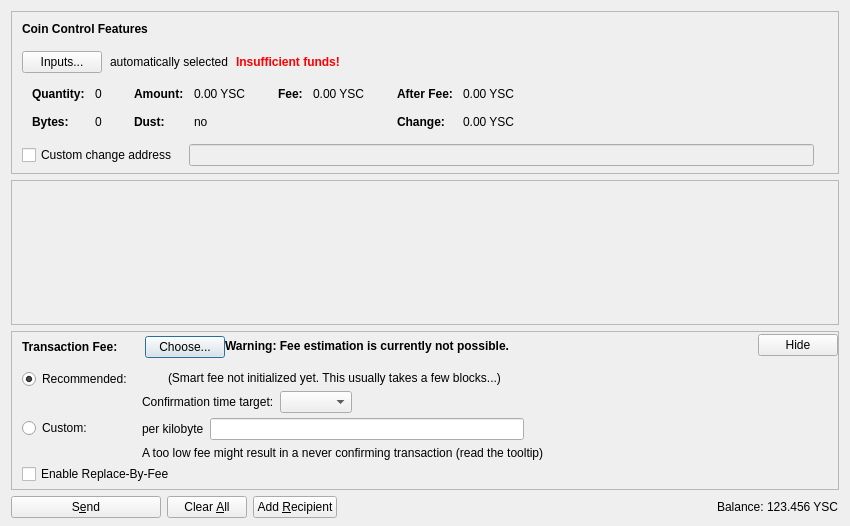
<?xml version="1.0" encoding="UTF-8"?>
<ui version="4.0">
 <class>SendCoinsDialog</class>
 <widget class="QDialog" name="SendCoinsDialog">
  <property name="geometry">
   <rect>
    <x>0</x>
    <y>0</y>
    <width>850</width>
    <height>526</height>
   </rect>
  </property>
  <property name="windowTitle">
   <string>Send Coins</string>
  </property>
  <layout class="QVBoxLayout" name="verticalLayout" stretch="0,1,0,0">
   <property name="bottomMargin">
    <number>8</number>
   </property>
   <item>
    <widget class="QFrame" name="frameCoinControl">
     <property name="sizePolicy">
      <sizepolicy hsizetype="Expanding" vsizetype="Expanding">
       <horstretch>0</horstretch>
       <verstretch>0</verstretch>
      </sizepolicy>
     </property>
     <property name="maximumSize">
      <size>
       <width>16777215</width>
       <height>16777215</height>
      </size>
     </property>
     <property name="frameShape">
      <enum>QFrame::StyledPanel</enum>
     </property>
     <property name="frameShadow">
      <enum>QFrame::Sunken</enum>
     </property>
     <layout class="QVBoxLayout" name="verticalLayoutCoinControl2">
      <property name="spacing">
       <number>0</number>
      </property>
      <property name="leftMargin">
       <number>0</number>
      </property>
      <property name="topMargin">
       <number>0</number>
      </property>
      <property name="rightMargin">
       <number>0</number>
      </property>
      <property name="bottomMargin">
       <number>6</number>
      </property>
      <item>
       <layout class="QVBoxLayout" name="verticalLayoutCoinControl" stretch="0,0,0,0,1">
        <property name="spacing">
         <number>0</number>
        </property>
        <property name="leftMargin">
         <number>10</number>
        </property>
        <property name="topMargin">
         <number>10</number>
        </property>
        <item>
         <layout class="QHBoxLayout" name="horizontalLayoutCoinControl1">
          <property name="bottomMargin">
           <number>15</number>
          </property>
          <item>
           <widget class="QLabel" name="labelCoinControlFeatures">
            <property name="sizePolicy">
             <sizepolicy hsizetype="Preferred" vsizetype="Maximum">
              <horstretch>0</horstretch>
              <verstretch>0</verstretch>
             </sizepolicy>
            </property>
            <property name="font">
             <font>
              <weight>75</weight>
              <bold>true</bold>
             </font>
            </property>
            <property name="styleSheet">
             <string notr="true">font-weight:bold;</string>
            </property>
            <property name="text">
             <string>Coin Control Features</string>
            </property>
           </widget>
          </item>
         </layout>
        </item>
        <item>
         <layout class="QHBoxLayout" name="horizontalLayoutCoinControl2" stretch="0,0,0,0">
          <property name="spacing">
           <number>8</number>
          </property>
          <property name="bottomMargin">
           <number>10</number>
          </property>
          <item>
           <widget class="QPushButton" name="pushButtonCoinControl">
            <property name="styleSheet">
             <string notr="true"/>
            </property>
            <property name="text">
             <string>Inputs...</string>
            </property>
            <property name="autoDefault">
             <bool>false</bool>
            </property>
           </widget>
          </item>
          <item>
           <widget class="QLabel" name="labelCoinControlAutomaticallySelected">
            <property name="text">
             <string>automatically selected</string>
            </property>
            <property name="margin">
             <number>5</number>
            </property>
           </widget>
          </item>
          <item>
           <widget class="QLabel" name="labelCoinControlInsuffFunds">
            <property name="font">
             <font>
              <weight>75</weight>
              <bold>true</bold>
             </font>
            </property>
            <property name="styleSheet">
             <string notr="true">color:red;font-weight:bold;</string>
            </property>
            <property name="text">
             <string>Insufficient funds!</string>
            </property>
            <property name="margin">
             <number>5</number>
            </property>
           </widget>
          </item>
          <item>
           <spacer name="horizontalSpacerCoinControl">
            <property name="orientation">
             <enum>Qt::Horizontal</enum>
            </property>
            <property name="sizeHint" stdset="0">
             <size>
              <width>40</width>
              <height>1</height>
             </size>
            </property>
           </spacer>
          </item>
         </layout>
        </item>
        <item>
         <widget class="QWidget" name="widgetCoinControl" native="true">
          <property name="sizePolicy">
           <sizepolicy hsizetype="Preferred" vsizetype="Preferred">
            <horstretch>0</horstretch>
            <verstretch>0</verstretch>
           </sizepolicy>
          </property>
          <property name="minimumSize">
           <size>
            <width>0</width>
            <height>0</height>
           </size>
          </property>
          <property name="styleSheet">
           <string notr="true"/>
          </property>
          <layout class="QHBoxLayout" name="horizontalLayoutCoinControl5">
           <property name="leftMargin">
            <number>0</number>
           </property>
           <property name="topMargin">
            <number>0</number>
           </property>
           <property name="rightMargin">
            <number>0</number>
           </property>
           <property name="bottomMargin">
            <number>0</number>
           </property>
           <item>
            <layout class="QHBoxLayout" name="horizontalLayoutCoinControl3" stretch="0,0,0,1">
             <property name="spacing">
              <number>20</number>
             </property>
             <property name="topMargin">
              <number>0</number>
             </property>
             <property name="bottomMargin">
              <number>10</number>
             </property>
             <item>
              <layout class="QFormLayout" name="formLayoutCoinControl1">
               <property name="horizontalSpacing">
                <number>10</number>
               </property>
               <property name="verticalSpacing">
                <number>14</number>
               </property>
               <property name="leftMargin">
                <number>10</number>
               </property>
               <property name="topMargin">
                <number>4</number>
               </property>
               <property name="rightMargin">
                <number>6</number>
               </property>
               <item row="0" column="0">
                <widget class="QLabel" name="labelCoinControlQuantityText">
                 <property name="font">
                  <font>
                   <weight>75</weight>
                   <bold>true</bold>
                  </font>
                 </property>
                 <property name="text">
                  <string>Quantity:</string>
                 </property>
                 <property name="margin">
                  <number>0</number>
                 </property>
                </widget>
               </item>
               <item row="0" column="1">
                <widget class="QLabel" name="labelCoinControlQuantity">
                 <property name="cursor">
                  <cursorShape>IBeamCursor</cursorShape>
                 </property>
                 <property name="contextMenuPolicy">
                  <enum>Qt::ActionsContextMenu</enum>
                 </property>
                 <property name="text">
                  <string notr="true">0</string>
                 </property>
                 <property name="margin">
                  <number>0</number>
                 </property>
                 <property name="textInteractionFlags">
                  <set>Qt::LinksAccessibleByMouse|Qt::TextSelectableByKeyboard|Qt::TextSelectableByMouse</set>
                 </property>
                </widget>
               </item>
               <item row="1" column="0">
                <widget class="QLabel" name="labelCoinControlBytesText">
                 <property name="font">
                  <font>
                   <weight>75</weight>
                   <bold>true</bold>
                  </font>
                 </property>
                 <property name="text">
                  <string>Bytes:</string>
                 </property>
                </widget>
               </item>
               <item row="1" column="1">
                <widget class="QLabel" name="labelCoinControlBytes">
                 <property name="cursor">
                  <cursorShape>IBeamCursor</cursorShape>
                 </property>
                 <property name="contextMenuPolicy">
                  <enum>Qt::ActionsContextMenu</enum>
                 </property>
                 <property name="text">
                  <string notr="true">0</string>
                 </property>
                 <property name="textInteractionFlags">
                  <set>Qt::LinksAccessibleByMouse|Qt::TextSelectableByKeyboard|Qt::TextSelectableByMouse</set>
                 </property>
                </widget>
               </item>
              </layout>
             </item>
             <item>
              <layout class="QFormLayout" name="formLayoutCoinControl2">
               <property name="horizontalSpacing">
                <number>10</number>
               </property>
               <property name="verticalSpacing">
                <number>14</number>
               </property>
               <property name="leftMargin">
                <number>6</number>
               </property>
               <property name="topMargin">
                <number>4</number>
               </property>
               <property name="rightMargin">
                <number>6</number>
               </property>
               <item row="0" column="0">
                <widget class="QLabel" name="labelCoinControlAmountText">
                 <property name="font">
                  <font>
                   <weight>75</weight>
                   <bold>true</bold>
                  </font>
                 </property>
                 <property name="text">
                  <string>Amount:</string>
                 </property>
                 <property name="margin">
                  <number>0</number>
                 </property>
                </widget>
               </item>
               <item row="0" column="1">
                <widget class="QLabel" name="labelCoinControlAmount">
                 <property name="cursor">
                  <cursorShape>IBeamCursor</cursorShape>
                 </property>
                 <property name="contextMenuPolicy">
                  <enum>Qt::ActionsContextMenu</enum>
                 </property>
                 <property name="text">
                  <string notr="true">0.00 YSC</string>
                 </property>
                 <property name="textInteractionFlags">
                  <set>Qt::LinksAccessibleByMouse|Qt::TextSelectableByKeyboard|Qt::TextSelectableByMouse</set>
                 </property>
                </widget>
               </item>
               <item row="1" column="0">
                <widget class="QLabel" name="labelCoinControlLowOutputText">
                 <property name="font">
                  <font>
                   <weight>75</weight>
                   <bold>true</bold>
                  </font>
                 </property>
                 <property name="text">
                  <string>Dust:</string>
                 </property>
                </widget>
               </item>
               <item row="1" column="1">
                <widget class="QLabel" name="labelCoinControlLowOutput">
                 <property name="cursor">
                  <cursorShape>IBeamCursor</cursorShape>
                 </property>
                 <property name="contextMenuPolicy">
                  <enum>Qt::ActionsContextMenu</enum>
                 </property>
                 <property name="text">
                  <string notr="true">no</string>
                 </property>
                 <property name="textInteractionFlags">
                  <set>Qt::LinksAccessibleByMouse|Qt::TextSelectableByKeyboard|Qt::TextSelectableByMouse</set>
                 </property>
                </widget>
               </item>
              </layout>
             </item>
             <item>
              <layout class="QFormLayout" name="formLayoutCoinControl3">
               <property name="horizontalSpacing">
                <number>10</number>
               </property>
               <property name="verticalSpacing">
                <number>14</number>
               </property>
               <property name="leftMargin">
                <number>6</number>
               </property>
               <property name="topMargin">
                <number>4</number>
               </property>
               <property name="rightMargin">
                <number>6</number>
               </property>
               <item row="0" column="0">
                <widget class="QLabel" name="labelCoinControlFeeText">
                 <property name="font">
                  <font>
                   <weight>75</weight>
                   <bold>true</bold>
                  </font>
                 </property>
                 <property name="text">
                  <string>Fee:</string>
                 </property>
                 <property name="margin">
                  <number>0</number>
                 </property>
                </widget>
               </item>
               <item row="0" column="1">
                <widget class="QLabel" name="labelCoinControlFee">
                 <property name="cursor">
                  <cursorShape>IBeamCursor</cursorShape>
                 </property>
                 <property name="contextMenuPolicy">
                  <enum>Qt::ActionsContextMenu</enum>
                 </property>
                 <property name="text">
                  <string notr="true">0.00 YSC</string>
                 </property>
                 <property name="textInteractionFlags">
                  <set>Qt::LinksAccessibleByMouse|Qt::TextSelectableByKeyboard|Qt::TextSelectableByMouse</set>
                 </property>
                </widget>
               </item>
              </layout>
             </item>
             <item>
              <layout class="QFormLayout" name="formLayoutCoinControl4">
               <property name="horizontalSpacing">
                <number>10</number>
               </property>
               <property name="verticalSpacing">
                <number>14</number>
               </property>
               <property name="leftMargin">
                <number>6</number>
               </property>
               <property name="topMargin">
                <number>4</number>
               </property>
               <property name="rightMargin">
                <number>6</number>
               </property>
               <item row="0" column="0">
                <widget class="QLabel" name="labelCoinControlAfterFeeText">
                 <property name="font">
                  <font>
                   <weight>75</weight>
                   <bold>true</bold>
                  </font>
                 </property>
                 <property name="text">
                  <string>After Fee:</string>
                 </property>
                 <property name="margin">
                  <number>0</number>
                 </property>
                </widget>
               </item>
               <item row="0" column="1">
                <widget class="QLabel" name="labelCoinControlAfterFee">
                 <property name="cursor">
                  <cursorShape>IBeamCursor</cursorShape>
                 </property>
                 <property name="contextMenuPolicy">
                  <enum>Qt::ActionsContextMenu</enum>
                 </property>
                 <property name="text">
                  <string notr="true">0.00 YSC</string>
                 </property>
                 <property name="textInteractionFlags">
                  <set>Qt::LinksAccessibleByMouse|Qt::TextSelectableByKeyboard|Qt::TextSelectableByMouse</set>
                 </property>
                </widget>
               </item>
               <item row="1" column="0">
                <widget class="QLabel" name="labelCoinControlChangeText">
                 <property name="font">
                  <font>
                   <weight>75</weight>
                   <bold>true</bold>
                  </font>
                 </property>
                 <property name="text">
                  <string>Change:</string>
                 </property>
                </widget>
               </item>
               <item row="1" column="1">
                <widget class="QLabel" name="labelCoinControlChange">
                 <property name="cursor">
                  <cursorShape>IBeamCursor</cursorShape>
                 </property>
                 <property name="contextMenuPolicy">
                  <enum>Qt::ActionsContextMenu</enum>
                 </property>
                 <property name="text">
                  <string notr="true">0.00 YSC</string>
                 </property>
                 <property name="textInteractionFlags">
                  <set>Qt::LinksAccessibleByMouse|Qt::TextSelectableByKeyboard|Qt::TextSelectableByMouse</set>
                 </property>
                </widget>
               </item>
              </layout>
             </item>
            </layout>
           </item>
          </layout>
         </widget>
        </item>
        <item>
         <layout class="QHBoxLayout" name="horizontalLayoutCoinControl4" stretch="0,0,0">
          <property name="spacing">
           <number>12</number>
          </property>
          <property name="sizeConstraint">
           <enum>QLayout::SetDefaultConstraint</enum>
          </property>
          <property name="topMargin">
           <number>5</number>
          </property>
          <property name="rightMargin">
           <number>5</number>
          </property>
          <item>
           <widget class="QCheckBox" name="checkBoxCoinControlChange">
            <property name="toolTip">
             <string>If this is activated, but the change address is empty or invalid, change will be sent to a newly generated address.</string>
            </property>
            <property name="text">
             <string>Custom change address</string>
            </property>
           </widget>
          </item>
          <item>
           <widget class="QValidatedLineEdit" name="lineEditCoinControlChange">
            <property name="enabled">
             <bool>false</bool>
            </property>
            <property name="sizePolicy">
             <sizepolicy hsizetype="Expanding" vsizetype="Fixed">
              <horstretch>0</horstretch>
              <verstretch>0</verstretch>
             </sizepolicy>
            </property>
           </widget>
          </item>
          <item>
           <widget class="QLabel" name="labelCoinControlChangeLabel">
            <property name="sizePolicy">
             <sizepolicy hsizetype="Preferred" vsizetype="Expanding">
              <horstretch>0</horstretch>
              <verstretch>0</verstretch>
             </sizepolicy>
            </property>
            <property name="minimumSize">
             <size>
              <width>0</width>
              <height>0</height>
             </size>
            </property>
            <property name="text">
             <string/>
            </property>
            <property name="margin">
             <number>3</number>
            </property>
           </widget>
          </item>
         </layout>
        </item>
        <item>
         <spacer name="verticalSpacerCoinControl">
          <property name="orientation">
           <enum>Qt::Vertical</enum>
          </property>
          <property name="sizeHint" stdset="0">
           <size>
            <width>800</width>
            <height>1</height>
           </size>
          </property>
         </spacer>
        </item>
       </layout>
      </item>
     </layout>
    </widget>
   </item>
   <item>
    <widget class="QScrollArea" name="scrollArea">
     <property name="widgetResizable">
      <bool>true</bool>
     </property>
     <widget class="QWidget" name="scrollAreaWidgetContents">
      <property name="geometry">
       <rect>
        <x>0</x>
        <y>0</y>
        <width>830</width>
        <height>104</height>
       </rect>
      </property>
      <layout class="QVBoxLayout" name="verticalLayout_2" stretch="0,1">
       <property name="leftMargin">
        <number>0</number>
       </property>
       <property name="topMargin">
        <number>0</number>
       </property>
       <property name="rightMargin">
        <number>0</number>
       </property>
       <property name="bottomMargin">
        <number>0</number>
       </property>
       <item>
        <layout class="QVBoxLayout" name="entries">
         <property name="spacing">
          <number>6</number>
         </property>
        </layout>
       </item>
       <item>
        <spacer name="verticalSpacer">
         <property name="orientation">
          <enum>Qt::Vertical</enum>
         </property>
         <property name="sizeHint" stdset="0">
          <size>
           <width>20</width>
           <height>40</height>
          </size>
         </property>
        </spacer>
       </item>
      </layout>
     </widget>
    </widget>
   </item>
   <item>
    <widget class="QFrame" name="frameFee">
     <property name="sizePolicy">
      <sizepolicy hsizetype="Expanding" vsizetype="Expanding">
       <horstretch>0</horstretch>
       <verstretch>0</verstretch>
      </sizepolicy>
     </property>
     <property name="maximumSize">
      <size>
       <width>16777215</width>
       <height>16777215</height>
      </size>
     </property>
     <property name="frameShape">
      <enum>QFrame::StyledPanel</enum>
     </property>
     <property name="frameShadow">
      <enum>QFrame::Sunken</enum>
     </property>
     <layout class="QVBoxLayout" name="verticalLayoutFee1">
      <property name="spacing">
       <number>0</number>
      </property>
      <property name="leftMargin">
       <number>0</number>
      </property>
      <property name="topMargin">
       <number>0</number>
      </property>
      <property name="rightMargin">
       <number>0</number>
      </property>
      <property name="bottomMargin">
       <number>0</number>
      </property>
      <item>
       <layout class="QVBoxLayout" name="verticalLayoutFee2" stretch="0,0,0">
        <property name="spacing">
         <number>0</number>
        </property>
        <property name="leftMargin">
         <number>10</number>
        </property>
        <property name="topMargin">
         <number>0</number>
        </property>
        <item>
         <layout class="QHBoxLayout" name="horizontalLayoutFee1">
          <property name="bottomMargin">
           <number>0</number>
          </property>
          <item>
           <layout class="QVBoxLayout" name="verticalLayoutFee7">
            <property name="spacing">
             <number>0</number>
            </property>
            <item>
             <spacer name="verticalSpacerSmartFee">
              <property name="orientation">
               <enum>Qt::Vertical</enum>
              </property>
              <property name="sizeType">
               <enum>QSizePolicy::Fixed</enum>
              </property>
              <property name="sizeHint" stdset="0">
               <size>
                <width>1</width>
                <height>4</height>
               </size>
              </property>
             </spacer>
            </item>
            <item>
             <layout class="QHBoxLayout" name="horizontalLayoutSmartFee">
              <property name="spacing">
               <number>10</number>
              </property>
              <item>
               <widget class="QLabel" name="labelFeeHeadline">
                <property name="sizePolicy">
                 <sizepolicy hsizetype="Preferred" vsizetype="Maximum">
                  <horstretch>0</horstretch>
                  <verstretch>0</verstretch>
                 </sizepolicy>
                </property>
                <property name="font">
                 <font>
                  <weight>75</weight>
                  <bold>true</bold>
                 </font>
                </property>
                <property name="styleSheet">
                 <string notr="true">font-weight:bold;</string>
                </property>
                <property name="text">
                 <string>Transaction Fee:</string>
                </property>
               </widget>
              </item>
              <item>
               <widget class="QLabel" name="labelFeeMinimized">
                <property name="text">
                 <string/>
                </property>
               </widget>
              </item>
              <item>
               <widget class="QPushButton" name="buttonChooseFee">
                <property name="text">
                 <string>Choose...</string>
                </property>
               </widget>
              </item>
             </layout>
            </item>
            <item>
             <spacer name="verticalSpacer_5">
              <property name="orientation">
               <enum>Qt::Vertical</enum>
              </property>
              <property name="sizeHint" stdset="0">
               <size>
                <width>1</width>
                <height>1</height>
               </size>
              </property>
             </spacer>
            </item>
           </layout>
          </item>
          <item>
           <widget class="QLabel" name="fallbackFeeWarningLabel">
            <property name="toolTip">
             <string>Using the fallbackfee can result in sending a transaction that will take several hours or days (or never) to confirm. Consider choosing your fee manually or wait until you have validated the complete chain.</string>
            </property>
            <property name="font">
            <font>
                <weight>75</weight>
                <bold>true</bold>
            </font>
            </property>
            <property name="text">
             <string>Warning: Fee estimation is currently not possible.</string>
            </property>
            <property name="wordWrap">
             <bool>false</bool>
            </property>
           </widget>
          </item>
          <item>
           <spacer name="horizontalSpacer_4">
            <property name="orientation">
             <enum>Qt::Horizontal</enum>
            </property>
            <property name="sizeType">
             <enum>QSizePolicy::MinimumExpanding</enum>
            </property>
            <property name="sizeHint" stdset="0">
             <size>
              <width>40</width>
              <height>20</height>
             </size>
            </property>
           </spacer>
          </item>
          <item>
           <widget class="QPushButton" name="buttonMinimizeFee">
            <property name="toolTip">
             <string>Hide transaction fee settings</string>
            </property>
            <property name="text">
             <string>Hide</string>
            </property>
           </widget>
          </item>
         </layout>
        </item>
        <item>
         <widget class="QFrame" name="frameFeeSelection">
          <layout class="QVBoxLayout" name="verticalLayoutFee12">
           <property name="spacing">
            <number>0</number>
           </property>
           <property name="leftMargin">
            <number>0</number>
           </property>
           <property name="topMargin">
            <number>0</number>
           </property>
           <property name="rightMargin">
            <number>0</number>
           </property>
           <property name="bottomMargin">
            <number>0</number>
           </property>
           <item>
            <layout class="QGridLayout" name="gridLayoutFee">
             <property name="topMargin">
              <number>10</number>
             </property>
             <property name="bottomMargin">
              <number>4</number>
             </property>
             <property name="horizontalSpacing">
              <number>10</number>
             </property>
             <property name="verticalSpacing">
              <number>4</number>
             </property>
             <item row="1" column="1">
              <layout class="QVBoxLayout" name="verticalLayoutFee8">
               <property name="spacing">
                <number>6</number>
               </property>
               <item>
                <layout class="QHBoxLayout" name="horizontalLayoutFee13">
                 <item>
                  <widget class="QLabel" name="labelCustomPerKilobyte">
                   <property name="toolTip">
                    <string>Specify a custom fee per kB (1,000 bytes) of the transaction's virtual size.

Note:  Since the fee is calculated on a per-byte basis, a fee of "100 satoshis per kB" for a transaction size of 500 bytes (half of 1 kB) would ultimately yield a fee of only 50 satoshis.</string>
                   </property>
                   <property name="text">
                    <string>per kilobyte</string>
                   </property>
                  </widget>
                 </item>
                 <item>
                  <widget class="YoungseokcoinAmountField" name="customFee"/>
                 </item>
                 <item>
                  <spacer name="horizontalSpacer_6">
                   <property name="orientation">
                    <enum>Qt::Horizontal</enum>
                   </property>
                   <property name="sizeHint" stdset="0">
                    <size>
                     <width>1</width>
                     <height>1</height>
                    </size>
                   </property>
                  </spacer>
                 </item>
                </layout>
               </item>
               <item>
                <layout class="QHBoxLayout" name="horizontalLayoutFee8">
                 <item>
                  <widget class="QLabel" name="labelCustomFeeWarning">
                   <property name="enabled">
                    <bool>true</bool>
                   </property>
                   <property name="toolTip">
                    <string>When there is less transaction volume than space in the blocks, miners as well as relaying nodes may enforce a minimum fee. Paying only this minimum fee is just fine, but be aware that this can result in a never confirming transaction once there is more demand for youngseokcoin transactions than the network can process.</string>
                   </property>
                   <property name="text">
                    <string>A too low fee might result in a never confirming transaction (read the tooltip)</string>
                   </property>
                  </widget>
                 </item>
                 <item>
                  <spacer name="horizontalSpacer_2">
                   <property name="orientation">
                    <enum>Qt::Horizontal</enum>
                   </property>
                   <property name="sizeHint" stdset="0">
                    <size>
                     <width>1</width>
                     <height>1</height>
                    </size>
                   </property>
                  </spacer>
                 </item>
                </layout>
               </item>
              </layout>
             </item>
             <item row="0" column="0">
              <layout class="QVBoxLayout" name="verticalLayoutFee4" stretch="0,1">
               <item>
                <widget class="QRadioButton" name="radioSmartFee">
                 <property name="text">
                  <string>Recommended:</string>
                 </property>
                 <property name="checked">
                  <bool>true</bool>
                 </property>
                 <attribute name="buttonGroup">
                  <string notr="true">groupFee</string>
                 </attribute>
                </widget>
               </item>
               <item>
                <spacer name="verticalSpacer_2">
                 <property name="orientation">
                  <enum>Qt::Vertical</enum>
                 </property>
                 <property name="sizeHint" stdset="0">
                  <size>
                   <width>1</width>
                   <height>1</height>
                  </size>
                 </property>
                </spacer>
               </item>
              </layout>
             </item>
             <item row="1" column="0">
              <layout class="QVBoxLayout" name="verticalLayoutFee9" stretch="0,1">
               <item>
                <widget class="QRadioButton" name="radioCustomFee">
                 <property name="text">
                  <string>Custom:</string>
                 </property>
                 <attribute name="buttonGroup">
                  <string notr="true">groupFee</string>
                 </attribute>
                </widget>
               </item>
               <item>
                <spacer name="verticalSpacer_6">
                 <property name="orientation">
                  <enum>Qt::Vertical</enum>
                 </property>
                 <property name="sizeHint" stdset="0">
                  <size>
                   <width>1</width>
                   <height>1</height>
                  </size>
                 </property>
                </spacer>
               </item>
              </layout>
             </item>
             <item row="0" column="1">
              <layout class="QVBoxLayout" name="verticalLayoutFee3" stretch="0,0,1">
               <property name="spacing">
                <number>6</number>
               </property>
               <property name="topMargin">
                <number>2</number>
               </property>
               <item>
                <layout class="QHBoxLayout" name="horizontalLayoutFee12">
                 <item>
                  <widget class="QLabel" name="labelSmartFee">
                   <property name="text">
                    <string/>
                   </property>
                  </widget>
                 </item>
                 <item>
                  <widget class="QLabel" name="labelFeeEstimation">
                   <property name="text">
                    <string/>
                   </property>
                  </widget>
                 </item>
                 <item>
                  <widget class="QLabel" name="labelSmartFee2">
                   <property name="text">
                    <string>(Smart fee not initialized yet. This usually takes a few blocks...)</string>
                   </property>
                  </widget>
                 </item>
                 <item>
                  <spacer name="horizontalSpacer_5">
                   <property name="orientation">
                    <enum>Qt::Horizontal</enum>
                   </property>
                   <property name="sizeHint" stdset="0">
                    <size>
                     <width>1</width>
                     <height>1</height>
                    </size>
                   </property>
                  </spacer>
                 </item>
                </layout>
               </item>
               <item>
                <layout class="QHBoxLayout" name="horizontalLayoutFee9">
                 <item>
                  <layout class="QVBoxLayout" name="verticalLayoutFee6">
                   <item>
                    <widget class="QLabel" name="labelSmartFee3">
                     <property name="text">
                      <string>Confirmation time target:</string>
                     </property>
                    </widget>
                   </item>
                  </layout>
                 </item>
                 <item>
                  <layout class="QVBoxLayout" name="verticalLayoutFee5">
                   <property name="rightMargin">
                    <number>30</number>
                   </property>
                   <item>
                    <layout class="QHBoxLayout" name="horizontalLayoutConfTarget">
                     <property name="bottomMargin">
                      <number>0</number>
                     </property>
                     <item>
                      <widget class="QComboBox" name="confTargetSelector"/>
                     </item>
                     <item>
                      <spacer name="horizontalSpacerConfTarget">
                       <property name="orientation">
                        <enum>Qt::Horizontal</enum>
                       </property>
                       <property name="sizeHint" stdset="0">
                        <size>
                         <width>40</width>
                         <height>20</height>
                        </size>
                       </property>
                      </spacer>
                     </item>
                    </layout>
                   </item>
                  </layout>
                 </item>
                </layout>
               </item>
               <item>
                <spacer name="verticalSpacer_4">
                 <property name="orientation">
                  <enum>Qt::Vertical</enum>
                 </property>
                 <property name="sizeHint" stdset="0">
                  <size>
                   <width>1</width>
                   <height>1</height>
                  </size>
                 </property>
                </spacer>
               </item>
              </layout>
             </item>
            </layout>
           </item>
           <item>
            <widget class="QCheckBox" name="optInRBF">
             <property name="text">
              <string>Enable Replace-By-Fee</string>
             </property>
             <property name="toolTip">
              <string>With Replace-By-Fee (BIP-125) you can increase a transaction's fee after it is sent. Without this, a higher fee may be recommended to compensate for increased transaction delay risk.</string>
             </property>
            </widget>
           </item>
          </layout>
         </widget>
        </item>
        <item>
         <spacer name="verticalSpacerFee">
          <property name="orientation">
           <enum>Qt::Vertical</enum>
          </property>
          <property name="sizeHint" stdset="0">
           <size>
            <width>40</width>
            <height>5</height>
           </size>
          </property>
         </spacer>
        </item>
       </layout>
      </item>
     </layout>
    </widget>
   </item>
   <item>
    <layout class="QHBoxLayout" name="horizontalLayout">
     <item>
      <widget class="QPushButton" name="sendButton">
       <property name="minimumSize">
        <size>
         <width>150</width>
         <height>0</height>
        </size>
       </property>
       <property name="toolTip">
        <string>Confirm the send action</string>
       </property>
       <property name="text">
        <string>S&amp;end</string>
       </property>
       <property name="icon">
        <iconset resource="../youngseokcoin.qrc">
         <normaloff>:/icons/send</normaloff>:/icons/send</iconset>
       </property>
       <property name="autoDefault">
        <bool>false</bool>
       </property>
       <property name="default">
        <bool>false</bool>
       </property>
      </widget>
     </item>
     <item>
      <widget class="QPushButton" name="clearButton">
       <property name="sizePolicy">
        <sizepolicy hsizetype="Minimum" vsizetype="Fixed">
         <horstretch>0</horstretch>
         <verstretch>0</verstretch>
        </sizepolicy>
       </property>
       <property name="toolTip">
        <string>Clear all fields of the form.</string>
       </property>
       <property name="text">
        <string>Clear &amp;All</string>
       </property>
       <property name="icon">
        <iconset resource="../youngseokcoin.qrc">
         <normaloff>:/icons/remove</normaloff>:/icons/remove</iconset>
       </property>
       <property name="autoDefault">
        <bool>false</bool>
       </property>
      </widget>
     </item>
     <item>
      <widget class="QPushButton" name="addButton">
       <property name="toolTip">
        <string>Send to multiple recipients at once</string>
       </property>
       <property name="text">
        <string>Add &amp;Recipient</string>
       </property>
       <property name="icon">
        <iconset resource="../youngseokcoin.qrc">
         <normaloff>:/icons/add</normaloff>:/icons/add</iconset>
       </property>
       <property name="autoDefault">
        <bool>false</bool>
       </property>
      </widget>
     </item>
     <item>
      <spacer name="horizontalSpacer">
       <property name="orientation">
        <enum>Qt::Horizontal</enum>
       </property>
       <property name="sizeHint" stdset="0">
        <size>
         <width>40</width>
         <height>20</height>
        </size>
       </property>
      </spacer>
     </item>
     <item>
      <layout class="QHBoxLayout" name="horizontalLayout_2">
       <property name="spacing">
        <number>3</number>
       </property>
       <item>
        <widget class="QLabel" name="labelBalanceName">
         <property name="sizePolicy">
          <sizepolicy hsizetype="Preferred" vsizetype="Fixed">
           <horstretch>0</horstretch>
           <verstretch>0</verstretch>
          </sizepolicy>
         </property>
         <property name="text">
          <string>Balance:</string>
         </property>
        </widget>
       </item>
       <item>
        <widget class="QLabel" name="labelBalance">
         <property name="sizePolicy">
          <sizepolicy hsizetype="Preferred" vsizetype="Fixed">
           <horstretch>0</horstretch>
           <verstretch>0</verstretch>
          </sizepolicy>
         </property>
         <property name="cursor">
          <cursorShape>IBeamCursor</cursorShape>
         </property>
         <property name="text">
          <string notr="true">123.456 YSC</string>
         </property>
         <property name="textInteractionFlags">
          <set>Qt::LinksAccessibleByMouse|Qt::TextSelectableByKeyboard|Qt::TextSelectableByMouse</set>
         </property>
        </widget>
       </item>
      </layout>
     </item>
    </layout>
   </item>
  </layout>
 </widget>
 <customwidgets>
  <customwidget>
   <class>QValidatedLineEdit</class>
   <extends>QLineEdit</extends>
   <header>qt/qvalidatedlineedit.h</header>
  </customwidget>
  <customwidget>
   <class>YoungseokcoinAmountField</class>
   <extends>QLineEdit</extends>
   <header>qt/youngseokcoinamountfield.h</header>
   <container>1</container>
  </customwidget>
 </customwidgets>
 <resources>
  <include location="../youngseokcoin.qrc"/>
 </resources>
 <connections/>
 <buttongroups>
  <buttongroup name="groupFee"/>
 </buttongroups>
</ui>
